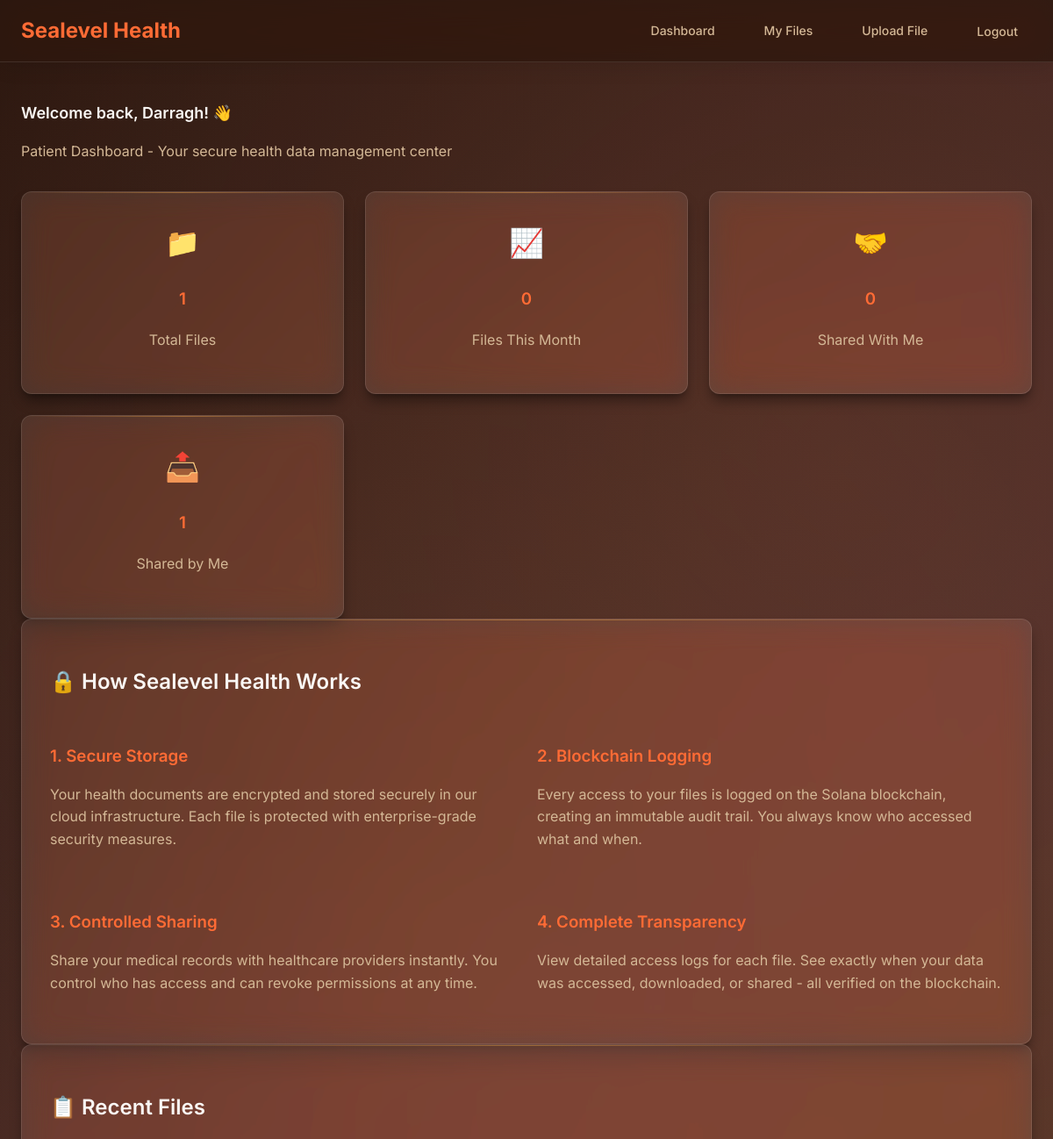
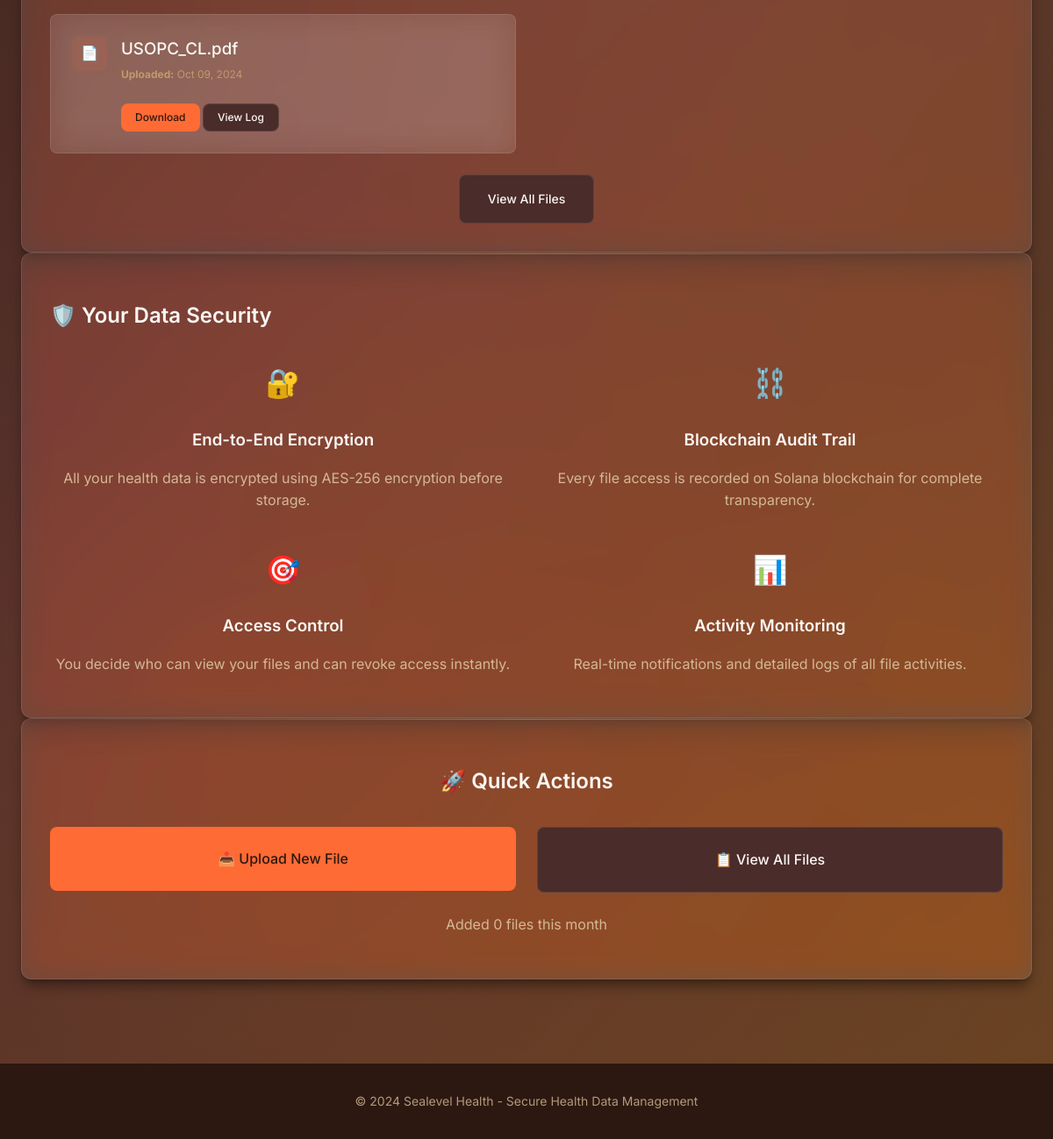
The page /home/ (signed in) on the database as committed earlier (2 pictures, top to bottom).
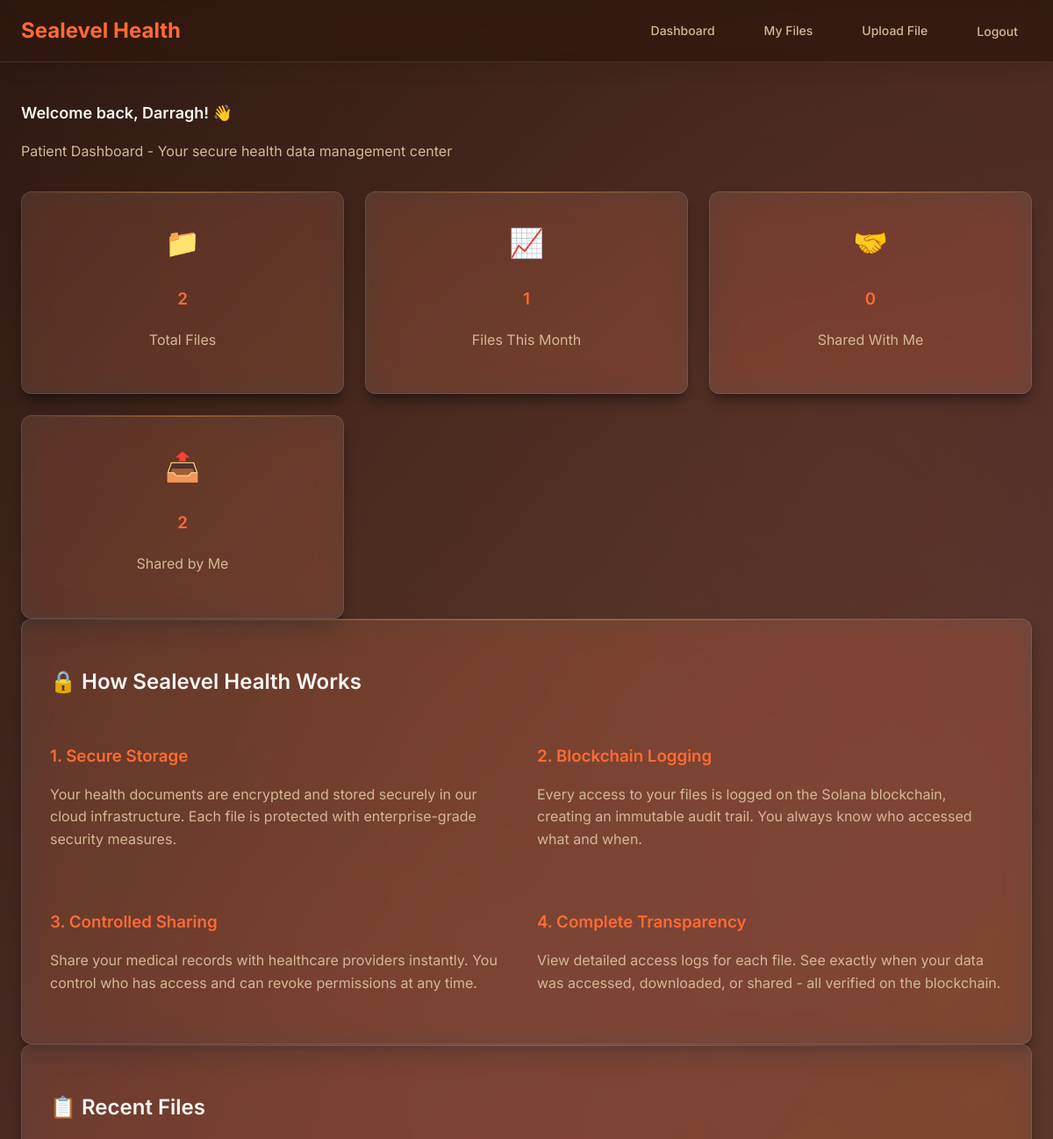
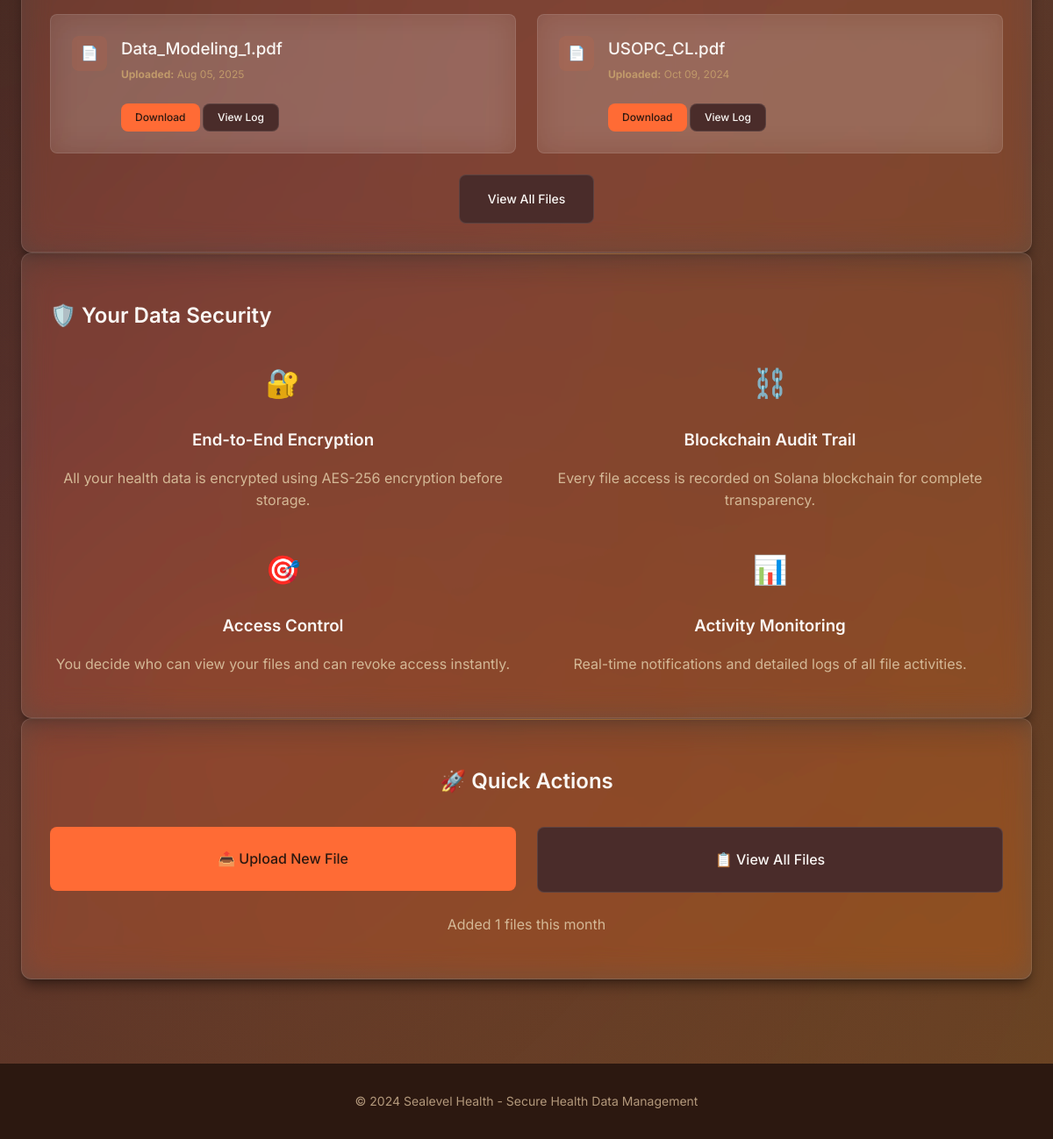
The same page on the database as committed later (2 pictures, top to bottom).
### files/models.py (models this page shows, shortened)
class File(models.Model):
    owner = models.ForeignKey(User, on_delete=models.CASCADE, related_name='owned_files')
    uploaded_file = models.FileField(upload_to='user_files/')
    transaction_ids = models.JSONField(default=list)
    shared_with = models.ManyToManyField(User, related_name='shared_files')
    uploaded_date = models.DateTimeField(auto_now_add=True)
    uploaded_by = models.ForeignKey(User, on_delete=models.CASCADE, related_name='uploaded_files', null=True, blank=True)

### users/views.py (the view)
# urls.py: 2. Add a URL to urlpatterns:  path('', views.home, name='home')
@login_required
def home(request):
    from files.models import File, FileAccess
    from django.db.models import Count
    from datetime import datetime, timedelta
    user = request.user
    if user.is_provider:
        total_files = File.objects.filter(uploaded_by=user).count()
        files_this_month = File.objects.filter(
            uploaded_by=user,
            uploaded_date__gte=datetime.now().replace(day=1)
        ).count()
        patients_served = File.objects.filter(uploaded_by=user).values('owner').distinct().count()
        recent_activity = f"Uploaded {files_this_month} files this month for {patients_served} patients"
    else:
        total_files = File.objects.filter(owner=user).count()
        files_this_month = File.objects.filter(
            owner=user,
            uploaded_date__gte=datetime.now().replace(day=1)
        ).count()
        shared_files = FileAccess.objects.filter(user=user).count()
        files_shared_by_me = FileAccess.objects.filter(file__owner=user).count()
        recent_activity = f"Added {files_this_month} files this month"
    if user.is_provider:
        recent_files = File.objects.filter(uploaded_by=user).order_by('-uploaded_date')[:3]
    else:
        recent_files = File.objects.filter(owner=user).order_by('-uploaded_date')[:3]
    context = {
        "name": user.first_name or user.email.split('@')[0],
        "user": user,
        "total_files": total_files,
        "files_this_month": files_this_month,
        "recent_activity": recent_activity,
        "recent_files": recent_files,
    }
    if user.is_provider:
        context["patients_served"] = patients_served
        context["role"] = "Healthcare Provider"
    else:
        context["shared_files"] = shared_files
        context["files_shared_by_me"] = files_shared_by_me
        context["role"] = "Patient"
    return render(request, 'users/home.html', context)

### users/models.py (called while the page is built)
    @property
    def is_provider(self):
        return self.role == 'provider'

### users/templates/users/home.html (shortened to what the changed rows need)
{% extends 'base.html' %}
{% block content %}
<div class="container">
    <div class="mb-2xl">
        <h1 class="text-lg font-semibold">Welcome back, {{ name }}! 👋</h1>
    </div>
    <div class="file-grid mb-2xl">
        <div class="card">
            <div class="card-body text-center">
                <div class="mb-lg" style="font-size: 2rem;">📁</div>
                <h3 class="font-semibold text-primary-600">{{ total_files }}</h3>
                <p class="text-secondary">Total Files</p>
            </div>
        </div>
        <div class="card">
            <div class="card-body text-center">
                <div class="mb-lg" style="font-size: 2rem;">📈</div>
                <h3 class="font-semibold text-primary-600">{{ files_this_month }}</h3>
                <p class="text-secondary">Files This Month</p>
            </div>
        </div>
        {% if user.is_provider %}
            <div class="card">
                <div class="card-body text-center">
                    <div class="mb-lg" style="font-size: 2rem;">👥</div>
                    <h3 class="font-semibold text-primary-600">{{ patients_served }}</h3>
                    <p class="text-secondary">Patients Served</p>
                </div>
            </div>
        {% else %}
            <div class="card">
                <div class="card-body text-center">
                    <div class="mb-lg" style="font-size: 2rem;">🤝</div>
                    <h3 class="font-semibold text-primary-600">{{ shared_files }}</h3>
                    <p class="text-secondary">Shared With Me</p>
                </div>
            </div>
            <div class="card">
                <div class="card-body text-center">
                    <div class="mb-lg" style="font-size: 2rem;">📤</div>
                    <h3 class="font-semibold text-primary-600">{{ files_shared_by_me }}</h3>
                    <p class="text-secondary">Shared by Me</p>
                </div>
            </div>
        {% endif %}
    </div>
    <div class="card mb-2xl">
        <div class="card-body">
            <h2 class="font-semibold mb-lg">🔒 How Sealevel Health Works</h2>
        </div>
    </div>
    {% if recent_files %}
    <div class="card mb-2xl">
        <div class="card-body">
            <h2 class="font-semibold mb-lg">📋 Recent Files</h2>
            <div class="file-grid">
                {% for file in recent_files %}
                    <div class="file-item">
                        <div class="file-icon">📄</div>
                        <div class="file-info">
                            <h3 class="file-name">{{ file.uploaded_file.name|slice:"11:" }}</h3>
                            <div class="file-meta">
                                <p><strong>Uploaded:</strong> {{ file.uploaded_date|date:"M d, Y" }}</p>
                                <div class="mt-lg">
                                    <a href="{% url 'file-download' file.id %}" class="btn btn-sm btn-primary">Download</a>
                                    <a href="{% url 'file-access-log' file.id %}" class="btn btn-sm btn-secondary">View Log</a>
                                </div>
                            </div>
                        </div>
                    </div>
                {% endfor %}
            </div>
        </div>
    </div>
    {% endif %}
    <div class="card mb-2xl">
        <div class="card-body">
            <h2 class="font-semibold mb-lg">🛡️ Your Data Security</h2>
        </div>
    </div>
    <div class="card">
        <div class="card-body text-center">
            <h2 class="font-semibold mb-lg">🚀 Quick Actions</h2>
            <div class="mt-lg">
                <p class="text-secondary">{{ recent_activity }}</p>
            </div>
        </div>
    </div>
</div>
{% endblock %}

Rows that differ between the two databases and show on the page:
added File: uploaded_file.name "Data_Modeling_1.pdf", uploaded_date "Aug 05, 2025"
Other text that changed with them:
{{ total_files }}: "1" → "2"
{{ files_this_month }}: "0" → "1"
{{ files_shared_by_me }}: "1" → "2"
{{ recent_activity }}: "Added 0 files this month" → "Added 1 files this month"
